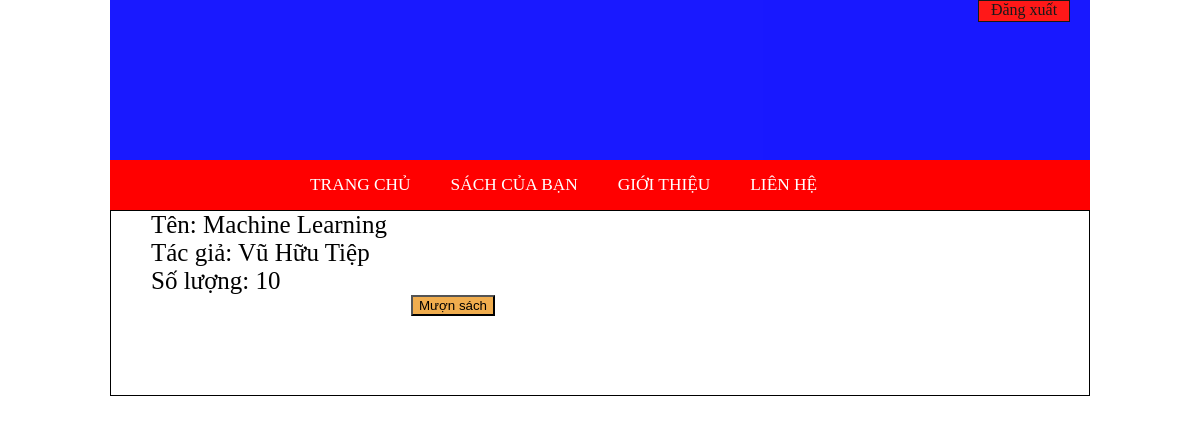
Page /view_book.php?id=1&detail=1 on the committed database.
### tables this page shows
CREATE TABLE `book` (
  `b_id` int(10) NOT NULL PRIMARY KEY AUTO_INCREMENT,
  `booksname` nvarchar(50) NOT NULL,
  `authorname` nvarchar(50) NOT NULL,
  `copies` varchar(20) NOT NULL,
  `avl_cpy` int(100) NOT NULL,
  `file_name` varchar(255) NOT NULL,
  `path` varchar(200) NOT NULL
);

### view_book.php (the view, shortened to what this page needs)
<?php
$msg="";
include("conn.php");
$id=$_GET['id'];
$detail = $_GET['detail'];
$query="select * from book where `book`.`b_id`= '$id'";
$query1=mysqli_query($conn,$query);
$ros=mysqli_fetch_array($query1);
$book_name=$ros['booksname'];
$auth_name=$ros['authorname'];
$avl_cpy=$ros['avl_cpy'];
?>
<html>
<head><title>View Book</title>
</head>
<body>
  <div class="container">
  <div class="box">
  <div class="logout">
          <a href="index.php" style="color: black;  text-decoration: none">Đăng xuất</a>
        </div>
  </div>
  <nav>
    <ul>
      <li><a href="home.php">trang chủ</a></li>
      <li><a href="sbooks.php">SÁCH CỦA BẠN</a></li>
      <li><a href="">Giới thiệu</a></li>
      <li><a href="">Liên hệ</a></li>
    </ul>
  </nav>
   <div  class="boxtwo" style="border:solid 1px;">
   <form method="post">
	<ul >
		<li>Tên:  <?php echo $book_name; ?></li>
	   <li>Tác giả:  <?php echo $auth_name; ?></li>
	   <li>Số lượng: <?php echo $avl_cpy; ?></li>
	</ul>
		<div class="butt">
			<?php
    		if($detail==2)
    		{
     		?>
            <input type="submit" name="sub" value="Tải xuống" style="cursor: pointer;background-color: red;text-align: right">
    		<?php
    		}
    		else{
    		?>
        	<input type="submit" value="Mượn sách" name="rqst" style="cursor: pointer;background: #f0ad4e">
          <p style="color: red;font-weight:bold;text-align:center;padding-top:30px"> <?php echo $msg; ?> </p>
    		<?php
			}
			?></div>
	</form>
    </div >
    </div>
  </body>
</html>

### view_book.php (style rules this page uses)
* { padding 0; margin: 0; }
.container { width:980px; margin: 0 auto; }
nav { padding-left:200px; display: block; background: red; height: 50px; }
nav ul { padding: 0 ; list-style: none; }
nav ul li { float: left; margin-right: 40px; text-transform: uppercase; line-height: 50px }
nav ul li a { text-decoration: none; color: white; font-size: 13pt; display: block; }
a { text-decoration: none; color: white; }
.box { height:160px; opacity: .9; background-color: blue; }
.boxtwo { background-size: cover; }
ul { list-style: none; }
ul li { font-size: 25px; }
.butt { margin-left: 300px; width: 150px; height: 100px; }
.logout { float: right; margin-right: 20px; width: 90px; height: 20px; border: 1px solid; text-align: center; background-color: red; }

### rows in the picture
book: booksname "Machine Learning", authorname "Vũ Hữu Tiệp", avl_cpy "10"
